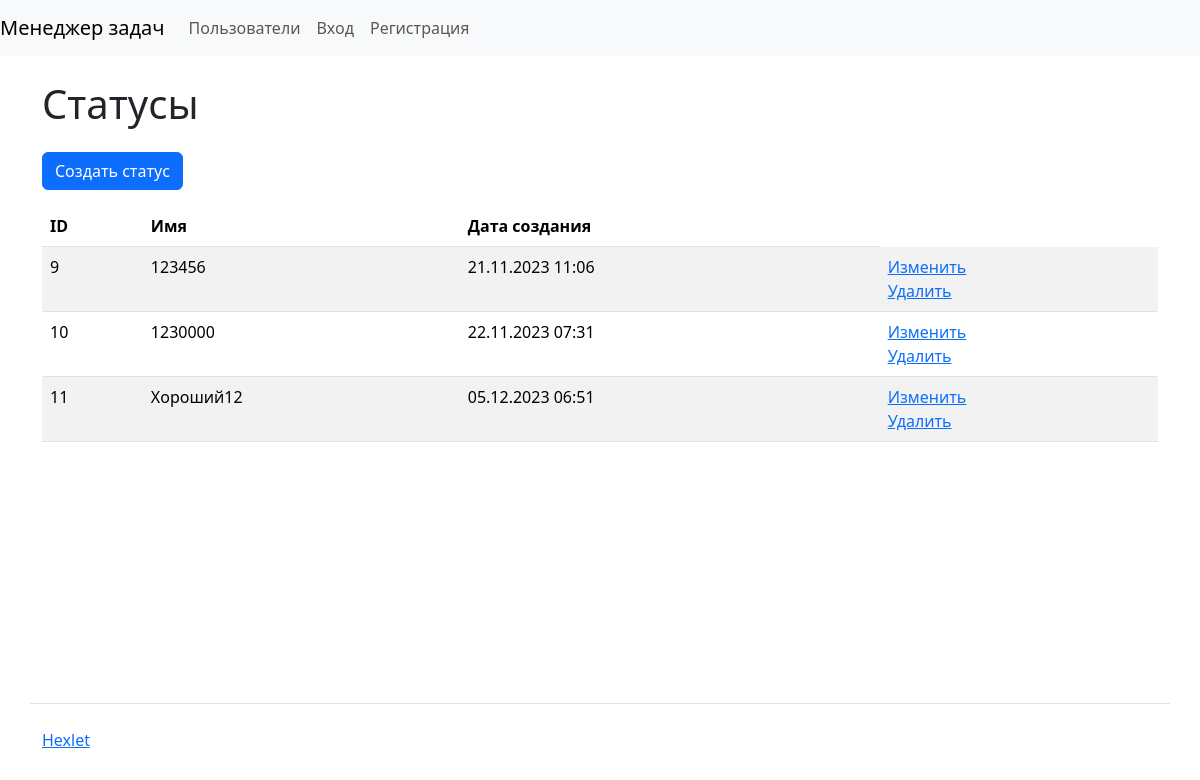
Screenshot of /statuses/ with the database file from the repository.
### task_manager/statuses/models.py (models this page shows, shortened)
class Status(models.Model):
    name = models.CharField(max_length=250, unique=True)
    created_at = models.DateTimeField(auto_now_add=True)

### task_manager/statuses/views.py (the view)
# urls.py: path('', IndexStatusView.as_view(), name="status_index"),
class IndexStatusView(ListView):
    def get(self, request, *args, **kwargs):
        status = Status.objects.all()
        return render(request, 'statuses/status.html', {
            'status': status
        })

### task_manager/templates/statuses/status.html (shortened to what this page needs)
{% extends 'base.html' %}
{% load django_bootstrap5 %}
{% load i18n %}
{% block content %}
      <h1 class="my-4">{% trans 'Status' %}</h1>
<a class="btn btn-primary mb-3" href="{% url 'status_create'%}">Создать статус</a>
        <table class="table table-striped">
          <thead class="thead-dark">
            <tr>
              <th>ID</th>
              <th>{% trans 'Name' %}</th>
              <th>{% trans 'Date of creation' %}</th>
            </tr>
          </thead>
          <tbody>
          {% for stat in status %}
            <tr class="align-baseline">
              <td>{{ stat.id }}</td>
              <td>{{ stat.name }}</td>
              <td>{{ stat.created_at|date:"d.m.Y H:i" }}</td>
              <td>
                <a href="{% url 'status_update' pk=stat.pk %}">{% trans 'Edit' %}</a>
                <br>
                <a href="{% url 'status_delete' pk=stat.pk %}" >{% trans 'Delete' %}</a>
              </td>
            </tr>
          {% endfor %}
     </tbody>
        </table>
{% endblock %}

### rows the page displays
Status: id "9", name "123456", created_at "21.11.2023 11:06"
Status: id "10", name "1230000", created_at "22.11.2023 07:31"
Status: id "11", name "Хороший12", created_at "05.12.2023 06:51"
